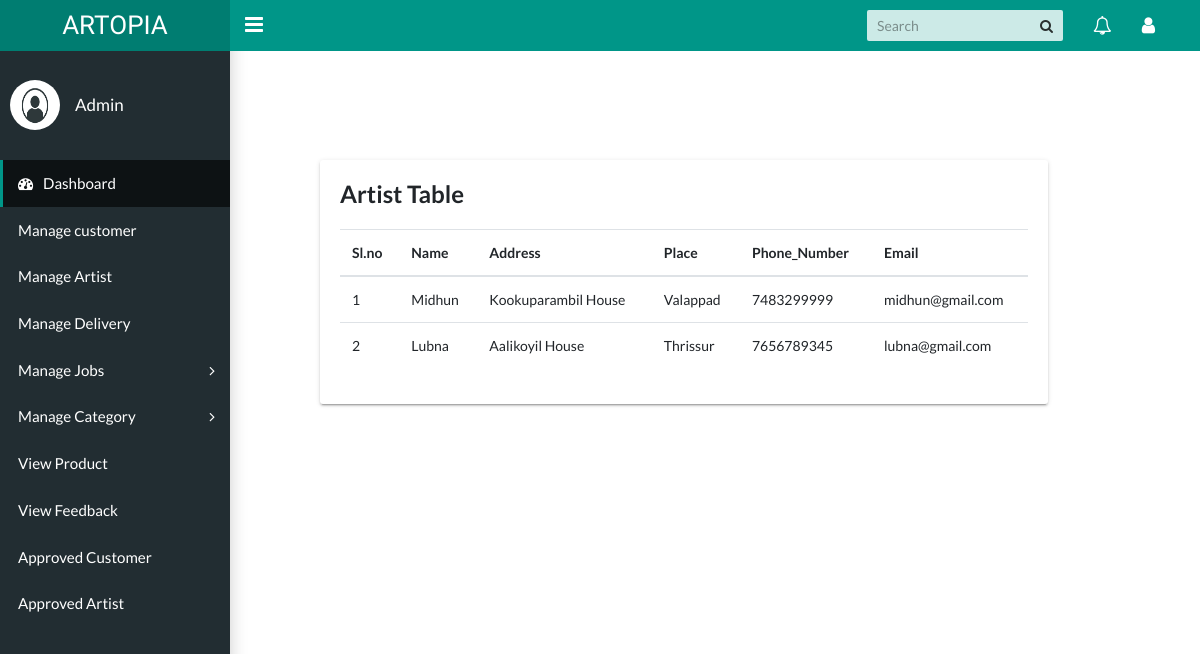
The page /adminapproveartist on the database its author committed.
### Artista/models.py (models this page shows, shortened)
class artist(models.Model):
    name = models.CharField(max_length=100)
    address = models.CharField(max_length=100)
    place = models.CharField(max_length=100)
    phone_number = models.CharField(max_length=100)
    email = models.EmailField(max_length=100)
    login_id = models.OneToOneField(login, on_delete=models.CASCADE)
    role = models.CharField(max_length=100)
    artiststatus = models.CharField(max_length=100)

### Artista/views.py (the view)
# urls.py: path("adminapproveartist",views.adminapproveartist,name="adminapproveartist"),
def adminapproveartist(request):
    data = artist.objects.all()
    return render(request,"adminapproveartist.html",{'data':data})

### Artista/templates/adminapproveartist.html (shortened to what this page needs)
<!DOCTYPE html>
<html lang="en">
  <head>
    <link rel="stylesheet" type="text/css" href="../static/css/main.css">
    <link rel="stylesheet" type="text/css" href="https://maxcdn.bootstrapcdn.com/font-awesome/4.7.0/css/font-awesome.min.css">
    <link rel="stylesheet" href="../static/css/style.css">
  </head>
  <body class="app sidebar-mini">
    <header class="app-header"><a class="app-header__logo" href="../templates/index.html">ARTOPIA</a>
      <a class="app-sidebar__toggle" href="#" data-toggle="sidebar" aria-label="Hide Sidebar"></a>
      <ul class="app-nav">
        <li class="app-search">
          <input class="app-search__input" type="search" placeholder="Search">
          <button class="app-search__button"><i class="fa fa-search"></i></button>
        </li>
        <li class="dropdown"><a class="app-nav__item" href="#" data-toggle="dropdown" aria-label="Show notifications"><i class="fa fa-bell-o fa-lg"></i></a>
        </li>
        <li class="dropdown"><a class="app-nav__item" href="#" data-toggle="dropdown" aria-label="Open Profile Menu"><i class="fa fa-user fa-lg"></i></a>
        </li>
      </ul>
    </header>
    <aside class="app-sidebar">
        <div class="app-sidebar__user"><img class="app-sidebar__user-avatar" src="../static/images/admin.jpg"  width="50px" height="50px">
        <div>
          <p class="app-sidebar__user-name">Admin</p>
        </div>
      </div>
      <ul class="app-menu">
        <li><a class="app-menu__item active" href="{% url 'dashboard' %}"><i class="app-menu__icon fa fa-dashboard"></i><span class="app-menu__label">Dashboard</span></a></li>
        <li><a class="app-menu__item" href="{% url 'managecustomer' %}"><span class="app-menu__label">Manage customer</span></a></li>
        <li><a class="app-menu__item" href="{% url 'manageartist' %}"><span class="app-menu__label">Manage Artist</span></a></li>
        <li><a class="app-menu__item" href="{% url 'managedelivery' %}"><span class="app-menu__label">Manage Delivery </span></a></li>
        <li class="treeview"><a class="app-menu__item" href="#" data-toggle="treeview"></i><span class="app-menu__label">Manage Jobs</span><i class="treeview-indicator fa fa-angle-right"></i></a>
        </li>
        <li class="treeview"><a class="app-menu__item" href="#" data-toggle="treeview"></i><span class="app-menu__label">Manage Category</span><i class="treeview-indicator fa fa-angle-right"></i></a>
         </li>
        <li><a class="app-menu__item" href="{% url 'viewproduct' %}"><span class="app-menu__label">View Product</span></a></li>
        <li><a class="app-menu__item" href="{% url 'viewfeedback' %}"><span class="app-menu__label">View Feedback</span></a></li>
        <li><a class="app-menu__item" href="{% url 'adminapproveuser' %}"><span class="app-menu__label"> Approved Customer</span></a></li>
        <li><a class="app-menu__item" href="{% url 'adminapproveartist' %}"><span class="app-menu__label">Approved Artist</span></a></li>
      </ul>
    </aside>
    <div class="tb">
      <div class="row">
          <div class="col-md-10">
            <div class="tile">
              <h3 class="tile-title">Artist Table</h3>
              <table class="table">
                <thead>
                  <tr>
                    <th>Sl.no</th>
                    <th>Name</th>
                    <th>Address</th>
                    <th>Place</th>
                    <th>Phone_Number</th>
                    <th>Email</th>
                  </tr>
                </thead>
                <tbody>
                 {% for i in data %}
                 {% if i.artiststatus == "1" %}
                  <tr>
                    <td>{{forloop.counter}}</td>
                    <td>{{i.name}}</td>
                    <td>{{i.address}}</td>
                    <td>{{i.place}}</td>
                    <td>{{i.phone_number}}</td>
                    <td>{{i.email}}</td>
                  </tr>
                  {% endif %}
                  {% endfor %}
                </tbody>
              </table>
            </div>
          </div>
         </div>
  </body>
</html>

### Artista/static/css/style.css (style rules this page uses)
.tb { margin-left: 20rem; margin-top: 10rem; }

### rows shown on the page
artist: name "Midhun", address "Kookuparambil House", place "Valappad", phone_number "7483299999", email "midhun@gmail.com"
artist: name "Lubna", address "Aalikoyil House", place "Thrissur", phone_number "7656789345", email "lubna@gmail.com"
